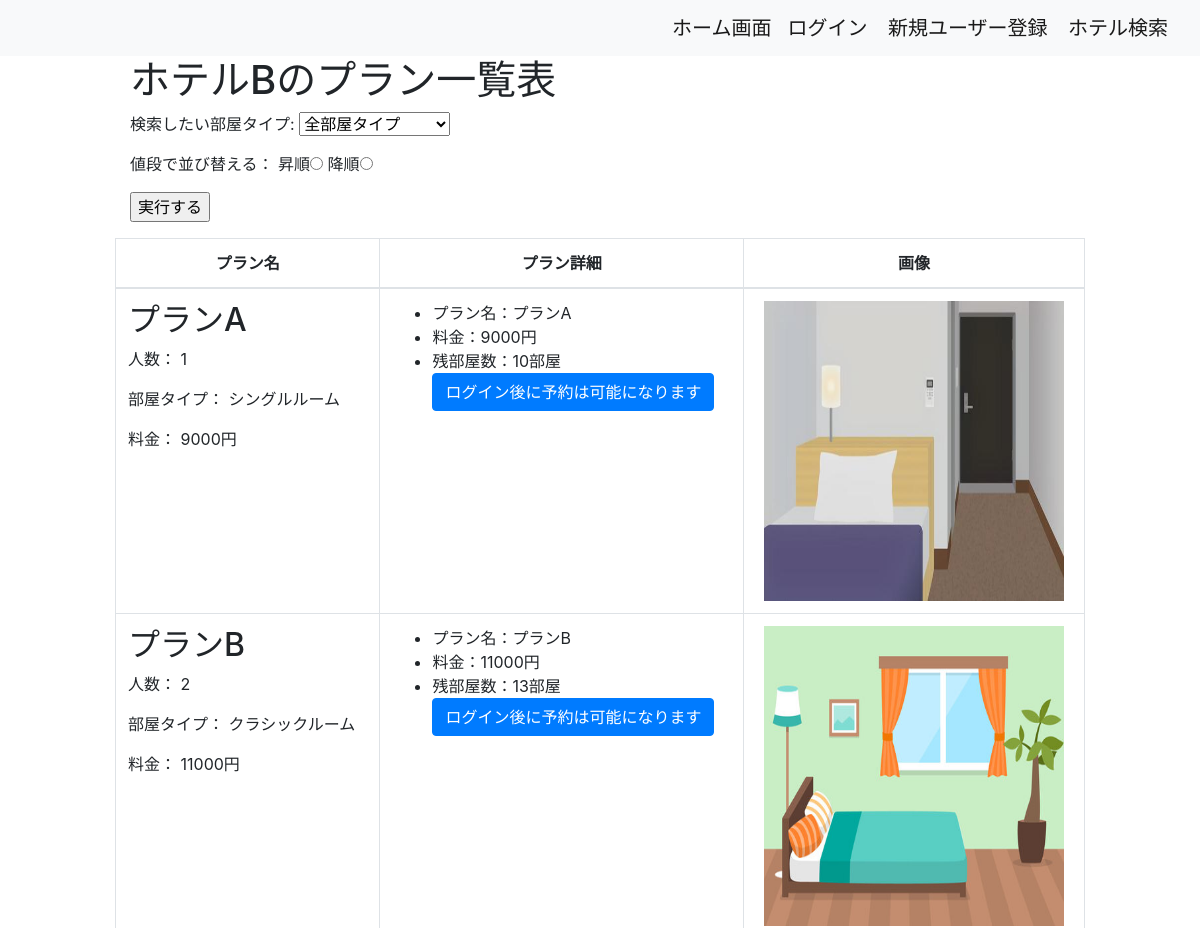
Before: /hotel/plan_list/2/ (upper part) with the older database file.
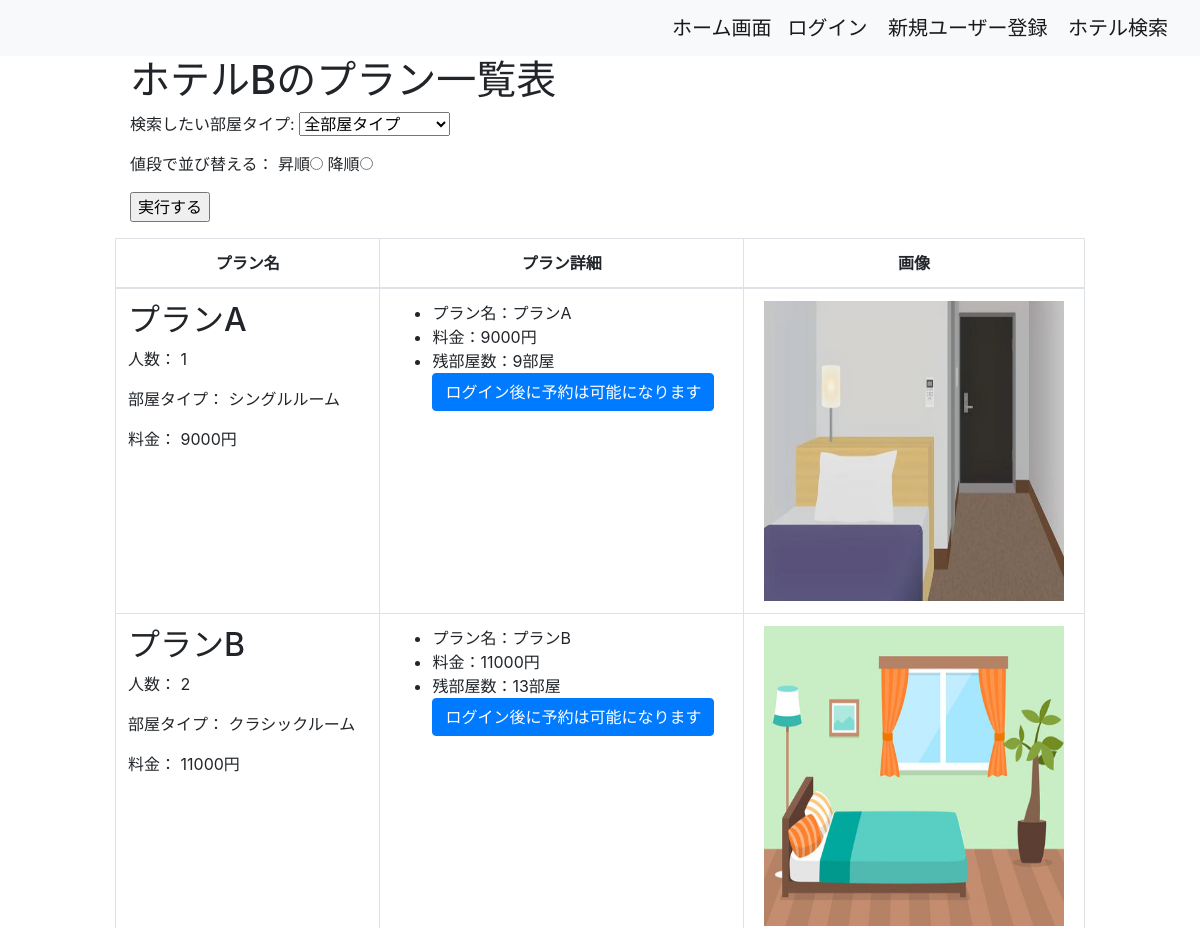
After: the same page with the newer database file.
### hotel/models.py (models this page shows, shortened)
class PlanName(models.Model):
    name = models.CharField(max_length=1000)
    people = models.IntegerField()
    room_type = models.CharField(max_length=1000)
    price = models.DecimalField(max_digits=5, decimal_places=0)
    hotel = models.ForeignKey(HotelName, on_delete=models.CASCADE, default=1)
    stock = models.PositiveIntegerField(default=0)
    order = models.IntegerField(default=0)
    checkin = models.DateField(null=True, blank=True)
    checkout = models.DateField(null=True, blank=True)
    kupon = models.IntegerField(default=0)
    plan_id = models.IntegerField(default=0)
    objects = PlanNameManager()
    class Meta:
        db_table = 'plan_name'
        ordering = ['order']

### hotel/views.py (the view, shortened to what this page needs)
# urls.py: path('plan_list/<int:hotel_id>/', PlanListView.as_view(), name='plan_list'),
class PlanListView(ListView):
    model = PlanName
    template_name = os.path.join('hotel/plan_list.html')
    context_object_name = 'plans'
    def get(self, request, *args, **kwargs):
        self.object_list = self.get_queryset()
        context = self.get_context_data()
        return self.render_to_response(context)
    def get_context_data(self, **kwargs):
        context = super().get_context_data(**kwargs)
        hotel_id = self.kwargs.get('hotel_id')
        context['hotel'] =  get_object_or_404(HotelName, id=hotel_id)
        context['pictures'] = PlanName.objects.filter(hotel=context['hotel']).order_by('order')
        context['room_type'] = self.room_type
        context['descending'] = self.request.GET.get('order_by_price') == '1'
        context['ascending'] = self.request.GET.get('order_by_price') == '2'
        context['is_authenticated'] = self.request.user.is_authenticated
        return context
    def get_queryset(self):
        self.hotel = get_object_or_404(HotelName, pk=self.kwargs['hotel_id'])
        query = PlanName.objects.filter(hotel=self.hotel).prefetch_related('pictures')
        self.room_type = self.request.GET.get('room_type', '')
        if self.room_type and self.room_type != '全部屋タイプ':
            query = query.filter(room_type=self.room_type)
        order_by_price = self.request.GET.get('order_by_price', '')
        if order_by_price == '1':
            query = query.order_by('price')
        elif order_by_price == '2':
            query = query.order_by('-price')
        logger.debug(f"room_type: {self.room_type}, order_by_price: {order_by_price}")
        logger.debug(f"Query: {query.query}")
        logger.debug(f"Number of results: {query.count()}")
        return query

### templates/hotel/plan_list.html (shortened to what the changed rows need)
{% extends 'base.html' %}
{% load custom_filters %}
{% block content %}
<div class="col-10 offset-1">
    <div class="container">
        <div class="row">
            <div class="col-12">
                <h1>{{ hotel.name }}のプラン一覧表</h1>
            </div>
        </div>
        <div class="row">
                <table class="table table-bordered centered-table">
                    <thead>
                        <tr class="table table-bordered text-center">
                            <th class="text-center">プラン名</th>
                            <th class="text-center">プラン詳細</th>
                            <th class="text-center">画像</th>
                        </tr>
                    </thead>
                    <tbody>
                        {% if plans %}
                            {% for plan in plans %}
                                <tr class="text-align: start">
                                    <td>
                                        <h2>{{ plan.name|default:"No Name" }}</h2>
                                        <p>人数： {{ plan.people|default:"N/A" }}</p>
                                        <p>部屋タイプ： {{ plan.room_type|default:"N/A" }}</p>
                                        <p>料金： {{ plan.price|default:"N/A" }}円</p>
                                    </td>
                                    <td>
                                        <ul>
                                            <li>プラン名：{{ plan.name }}</li>
                                            <li>料金：{{ plan.price }}円</li>
                                            <li>残部屋数：{{ plan.stock }}部屋</li>
                                            {% if plan.stock %}
                                                {% if is_authenticated %}
                                                    {% if plan.id in cartitems %}
                                                        <p class="btn btn-danger">予約注文に追加済みです</p>
                                                    {% else %}
                                                        <li>
                                                            数量：
                                                            <input type="number" id="quantity_{{ plan.plan_id }}" name="quantity_{{ plan.plan_id }}" min="1" max="{{ plan.stock }}">
                                                        </li>
                                                        <p class="text-center"><button id="add_product_{{ plan.plan_id }}" type="button" class="btn btn-primary add-to-cart">予約注文に追加</button></p>
                                                    {% endif %}
                                                {% else %}
                                                    <a href="{% url 'accounts:us_login' %}?next={{ request.path }}" class="btn btn-primary">ログイン後に予約は可能になります</a>
                                                {% endif %}
                                            {% endif %}
                                        </ul>
                                    </td>
                                    <td class="text-center">
                                        {% for picture in plan.pictures.all %}
                                            <img width="300px" height="300px" src="{{ picture.image.url }}" alt="{{ plan.name }}">
                                        {% endfor %}
                                    </td>
                                </tr>
                            {% endfor %}
                        {% endif %}
                    </tbody>
                </table>
            </div>
        </div>
    </div>
{% endblock %}

Changed rows visible on the page:
changed PlanName "プランA": stock "10" → "9"
